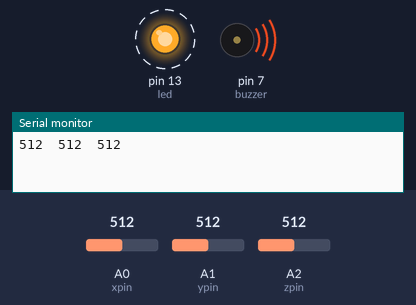
Simulated run of this sketch. Board: Arduino Uno, built with avr-gcc and run on an emulated ATmega328P. On the bench: output pins drawn as LEDs (lit = HIGH), buzzer (waves = sounding, pin HIGH), the last lines printed to the serial monitor. Dashed ring = blinking. Inputs (shaded band) come from the test bench; at power-on: A1 (ypin) = 512, A0 (xpin) = 512, A2 (zpin) = 512.

Above: at 1.2 s.
1.3 s: A1 (ypin) set to 360
4.8 s: A1 (ypin) set to 352
At 6.5 s:
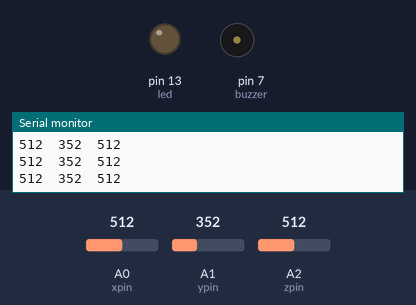
6.7 s: A1 (ypin) set to 330
At 6.91 s:
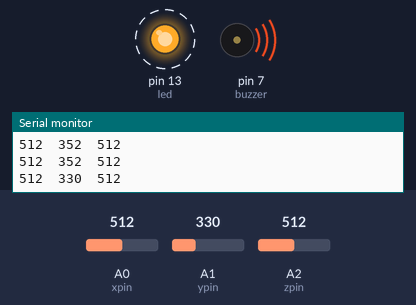
Timing chart, 0 to 16.2 s (numbered marks = the images above; inputs shaded):
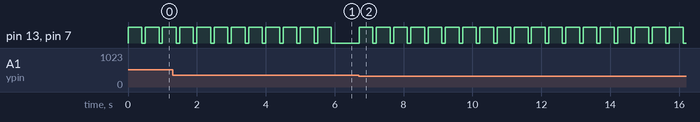

Measured:
- the behaviour switches between 353 and 352 on A1 (ypin) (found by bisection; images 0 and 1)
- after the input at 4.8 s, pin 13 (led), pin 7 (buzzer): goes on until 5.9 s, then stays LOW
- after the input at 6.7 s, pin 13 (led), pin 7 (buzzer): alternates HIGH for 0.40 s and LOW for 0.10 s, starting at once
- by itself, pin 13 (led), pin 7 (buzzer): alternates HIGH for 0.40 s and LOW for 0.10 s

The sketch:

earthquick_indicator.ino
```cpp
// these constants describe the pins. They won't change:
const int xpin = A0;                  // x-axis of the accelerometer
const int ypin = A1;                  // y-axis
const int zpin = A2;                  // z-axis (only on 3-axis models)

#define led 13
#define buzzer 7
int x,y,z;
void setup() {
  // initialize the serial communications:
  Serial.begin(9600);

  // Provide ground and power by using the analog inputs as normal
  // digital pins.  This makes it possible to directly connect the
  // breakout board to the Arduino.  If you use the normal 5V and
  // GND pins on the Arduino, you can remove these lines.
  pinMode(buzzer, OUTPUT);
  pinMode(led, OUTPUT);
}

void loop() {
  x = analogRead(xpin);
  y = analogRead(ypin);
  z = analogRead(zpin);
  // print the sensor values:
  Serial.print(analogRead(xpin));
  // print a tab between values:
  Serial.print("\t");
  Serial.print(analogRead(ypin));
  // print a tab between values:
  Serial.print("\t");
  Serial.print(analogRead(zpin));
  Serial.println();

  if((x>340 || x <330) && (y>352 || y <340) && (z <265 || z >275))
  {
    digitalWrite(buzzer, HIGH);
    digitalWrite(led, HIGH);
    delay(400);
    digitalWrite(buzzer, LOW);
    digitalWrite(led, LOW);
    delay(100);
    digitalWrite(buzzer, HIGH);
    digitalWrite(led, HIGH);
    delay(400);
    digitalWrite(buzzer, LOW);
    digitalWrite(led, LOW);
    delay(100);
    digitalWrite(buzzer, HIGH);
    digitalWrite(led, HIGH);
    delay(400);
    digitalWrite(buzzer, LOW);
    digitalWrite(led, LOW);
    delay(100);
    digitalWrite(buzzer, HIGH);
    digitalWrite(led, HIGH);
    delay(400);
    digitalWrite(buzzer, LOW);
    digitalWrite(led, LOW);
    delay(100);
    digitalWrite(buzzer, HIGH);
    digitalWrite(led, HIGH);
    delay(400);
    digitalWrite(buzzer, LOW);
    digitalWrite(led, LOW);
    delay(100);
    digitalWrite(buzzer, HIGH);
    digitalWrite(led, HIGH);
    delay(400);
    digitalWrite(buzzer, LOW);
    digitalWrite(led, LOW);
  }

  // delay before next reading:
  delay(100);
}
```
